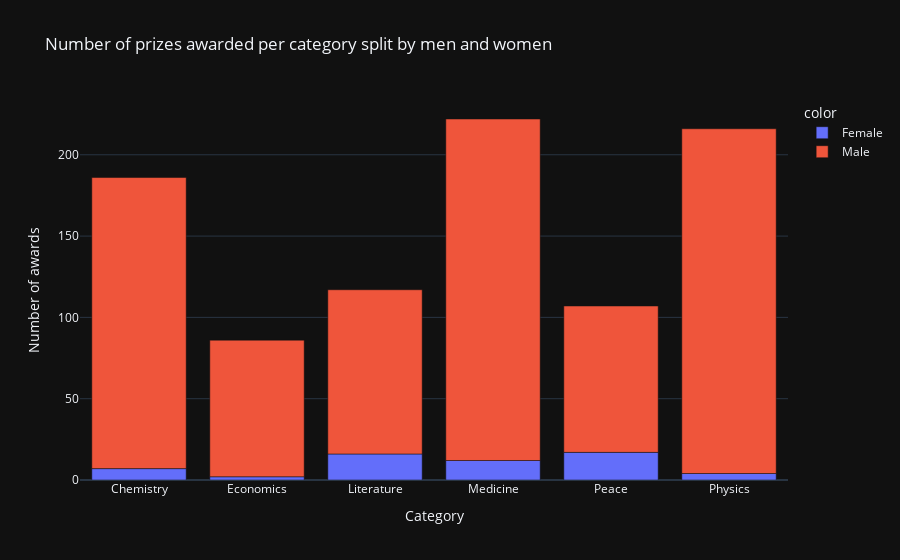

The notebook cell this image was saved under:
### Code cell
fig = px.bar(
    x=men_women.category,
    y=men_women.prize,
    color=men_women.sex,
    title='Number of prizes awarded per category split by men and women'
)

fig.update_layout(
    xaxis_title='Category',
    yaxis_title='Number of awards'
)

fig.show()

### Figure 1 — Plotly figure (JSON) as saved in the notebook; plotly's stock layout.template omitted (floating-point values rounded to 4 significant figures)
{"data": [{"alignmentgroup": "True", "hovertemplate": "color=Female<br>x=%{x}<br>y=%{y}<extra></extra>", "legendgroup": "Female", "marker": {"color": "#636efa", "pattern": {"shape": ""}}, "name": "Female", "offsetgroup": "Female", "orientation": "v", "showlegend": true, "textposition": "auto", "x": ["Chemistry", "Economics", "Literature", "Medicine", "Peace", "Physics"], "xaxis": "x", "y": [7, 2, 16, 12, 17, 4], "yaxis": "y", "type": "bar"}, {"alignmentgroup": "True", "hovertemplate": "color=Male<br>x=%{x}<br>y=%{y}<extra></extra>", "legendgroup": "Male", "marker": {"color": "#EF553B", "pattern": {"shape": ""}}, "name": "Male", "offsetgroup": "Male", "orientation": "v", "showlegend": true, "textposition": "auto", "x": ["Chemistry", "Economics", "Literature", "Medicine", "Peace", "Physics"], "xaxis": "x", "y": [179, 84, 101, 210, 90, 212], "yaxis": "y", "type": "bar"}], "layout": {"xaxis": {"anchor": "y", "domain": [0.0, 1.0], "title": {"text": "Category"}}, "yaxis": {"anchor": "x", "domain": [0.0, 1.0], "title": {"text": "Number of awards"}}, "legend": {"title": {"text": "color"}, "tracegroupgap": 0}, "title": {"text": "Number of prizes awarded per category split by men and women"}, "barmode": "relative"}}
